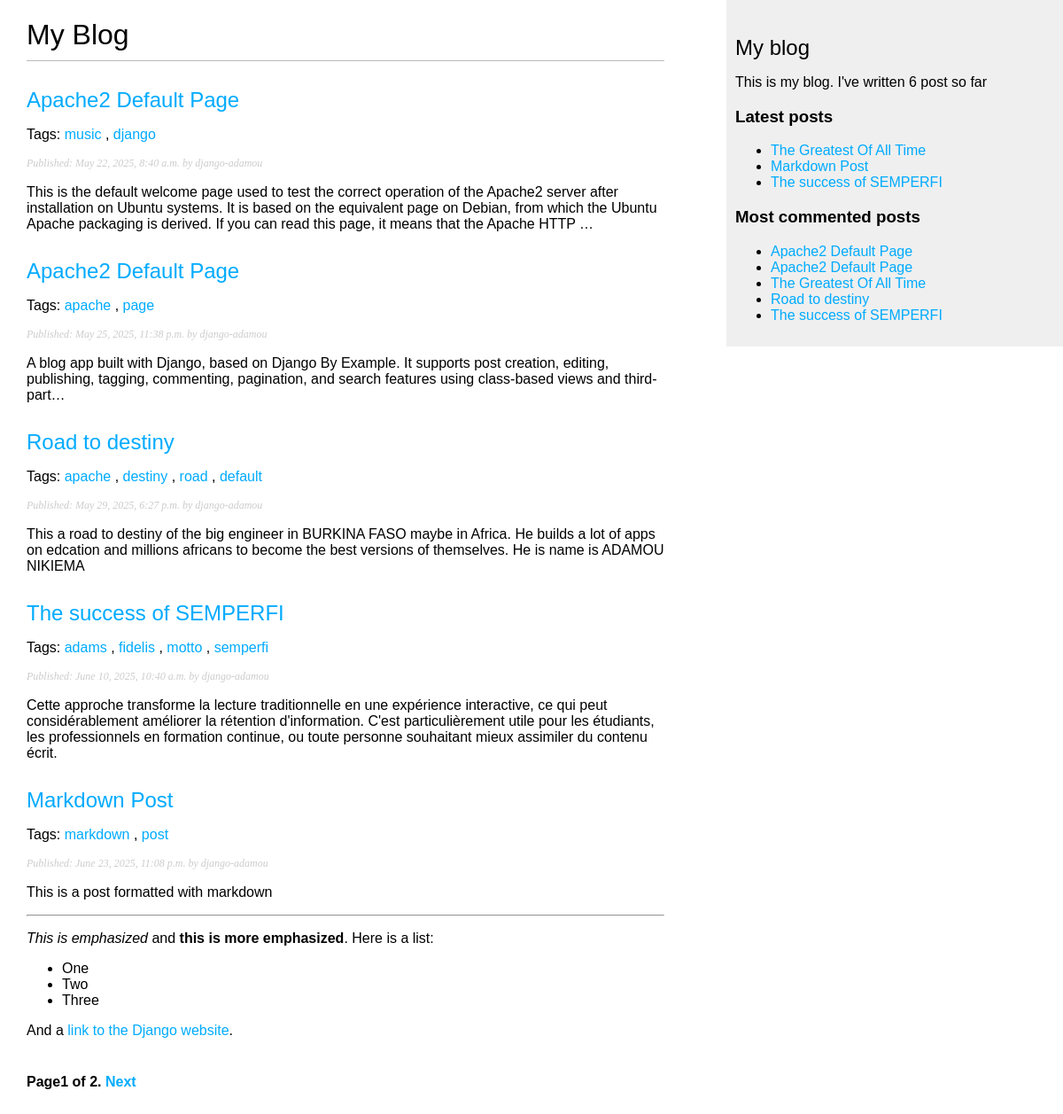
Screenshot of /blog/ with the database file from the repository.
### blog/models.py (models this page shows, shortened)
class Post(models.Model):
    class Status(models.TextChoices):
        DRAFT = "DF", "Draft"
        PUBLISHED = "PB", "Published"
    tags = TaggableManager()
    class PublishedManager(models.Manager):
        def get_queryset(self):
            return super().get_queryset().filter(status=Post.Status.PUBLISHED)
    title = models.CharField(max_length=250)
    slug = models.SlugField(max_length=250, unique_for_date="publish")
    body = models.TextField()
    publish = models.DateTimeField(default=timezone.now)
    created = models.DateTimeField(auto_now_add=True)
    updated = models.DateTimeField(auto_now=True)
    status = models.CharField(max_length=2, choices=Status, default=Status.PUBLISHED)
    author = models.ForeignKey(
        settings.AUTH_USER_MODEL, on_delete=models.CASCADE, related_name="blog_post"
    )
    objects = models.Manager
    published = PublishedManager()
    class Meta:
        ordering: ["-publish"]
        indexes: [models.Index(fields=["-publish"])]
    def get_absolute_url(self):
        return reverse(
            "blog:post_detail",
            args=[self.publish.year, self.publish.month, self.publish.day, self.slug],
        )

### blog/views.py (the view)
# urls.py: path("", views.post_list, name="post_list"),
def post_list(request, tag_slug=None):
    post_list = Post.published.all()
    tag = None
    if tag_slug:
        tag = get_object_or_404(Tag, slug=tag_slug)
        post_list = post_list.filter(tags__in=[tag])
    paginator = Paginator(post_list, 5)
    page_number = request.GET.get("page", 1)
    try:
        posts = paginator.page(page_number)
    except PageNotAnInteger:
        posts = paginator.page(1)
    except EmptyPage:
        posts = paginator.page(paginator.num_pages)
    return render(request, "blog/post/list.html", {"posts": posts, "tag": tag})

### blog/templatetags/blog_tags.py (called while the page is built)
@register.simple_tag
def total_posts():
    return Post.published.count()

@register.inclusion_tag('blog/post/latest_posts.html')
def show_latest_posts(count=5):
    latest_posts = Post.published.order_by('-publish')[:count]
    return {'latest_posts': latest_posts}

@register.simple_tag
def get_most_commented_posts(count=5):
    return Post.published.annotate(total_comments=Count("comments")).order_by('-total_comments')[:count]

@register.filter(name="markdown")
def markdown_format(text):
    return mark_safe(markdown.markdown(text))

### blog/templates/blog/post/list.html (shortened to what this page needs)
{% extends "blog/base.html" %}
{% load blog_tags %}
{% block content %}
<h1>My Blog</h1>
{% for post in posts %}
<h2>
    <a href="{{ post.get_absolute_url }}">{{post.title}}</a>
</h2>
<p class="tags">
    Tags:
        {% for tag in post.tags.all %}
            <a href="{% url 'blog:post_list_by_tag' tag.slug %}">
                {{ tag.name}}
            </a>
            {% if not forloop.last %},
            {% endif %}
        {% endfor %}
</p>
<p class="date">Published: {{post.publish}} by {{post.author}}</p>
{{post.body|markdown|truncatewords_html:50}}
{% endfor %}
{% include "pagination.html" with page=posts %}
{% endblock %}

### blog/templates/blog/base.html (shortened to what this page needs)
{% load blog_tags %}
{% load static %}
<!DOCTYPE html>
<html lang="en">
<head>
    <link href="{% static 'css/blog.css' %}" rel="stylesheet">
</head>
<body>
    <div id="content">
        {% block content%}{% endblock %}
    </div>
    <div id="sidebar">
        <h2>My blog</h2>
        <p>This is my blog. I've written {% total_posts %} post so far</p>
        <h3>
            Latest posts
        </h3>
        {% show_latest_posts 3 %}
        <h3>Most commented posts</h3>
        {%  get_most_commented_posts as most_commented_posts %}
        <ul>
            {% for post in most_commented_posts %}
                <li>
                    <a href="{{post.get_absolute_url }}">{{post.title}}</a>
                </li>
            {% endfor %}
        </ul>
    </div>
</body>
</html>

### blog/templates/blog/post/latest_posts.html
<ul>
    {% for post in latest_posts %}
        <li>
            <a href="{{ post.get_absolute_url }}">
                {{post.title}}
            </a>
        </li>
    {% endfor %}
</ul>

### blog/static/css/blog.css (style rules this page uses)
body { margin: 0; padding: 0; font-family: helvetica, sans-serif; }
a { color: #00abff; text-decoration: none; }
h1 { font-weight: normal; border-bottom: 1px solid #bbb; padding: 0 0 10px 0; }
h2 { font-weight: normal; margin: 30px 0 0; }
#content { float: left; width: 60%; padding: 0 0 0 30px; }
#sidebar { float: right; width: 30%; padding: 10px; background: #efefef; height: 100%; }
p.date { color: #ccc; font-family: georgia, serif; font-size: 12px; font-style: italic; }

### rows the page displays
Post: title "Apache2 Default Page", publish "May 22, 2025, 8:40 a.m.", author "django-adamou", body "This is the default welcome page used to test the correct operation of the Apache2 server after installation on Ubuntu systems. It is based on the equivalent page on Debian, from which the Ubuntu Apache packaging is derived. If you can read this page, it means that the Apache HTTP …"
Tag: name "music"
Tag: name "django"
Post: title "Apache2 Default Page", publish "May 25, 2025, 11:38 p.m.", author "django-adamou", body "A blog app built with Django, based on Django By Example. It supports post creation, editing, publishing, tagging, commenting, pagination, and search features using class-based views and third-part…"
Tag: name "apache"
Tag: name "page"
Post: title "Road to destiny", publish "May 29, 2025, 6:27 p.m.", author "django-adamou", body "This a road to destiny of the big engineer in BURKINA FASO maybe in Africa. He builds a lot of apps on edcation and millions africans to become the best versions of themselves. He is name is ADAMOU NIKIEMA"
Tag: name "destiny"
Tag: name "road"
Tag: name "default"
Post: title "The success of SEMPERFI", publish "June 10, 2025, 10:40 a.m.", author "django-adamou", body "Cette approche transforme la lecture traditionnelle en une expérience interactive, ce qui peut considérablement améliorer la rétention d'information. C'est particulièrement utile pour les étudiants, les professionnels en formation continue, ou toute personne souhaitant mieux assimiler du contenu écrit."
Tag: name "adams"
Tag: name "fidelis"
Tag: name "motto"
Tag: name "semperfi"
Post: title "Markdown Post", publish "June 23, 2025, 11:08 p.m.", author "django-adamou", body "This is a post formatted with markdown This is emphasized and this is more emphasized . Here is a list: One Two Three And a link to the Django website ."
Tag: name "markdown"
Tag: name "post"
Post: title "The Greatest Of All Time"

### other values shown
{{ page.number }} "1"
{{ page.paginator.num_pages }} "2"
